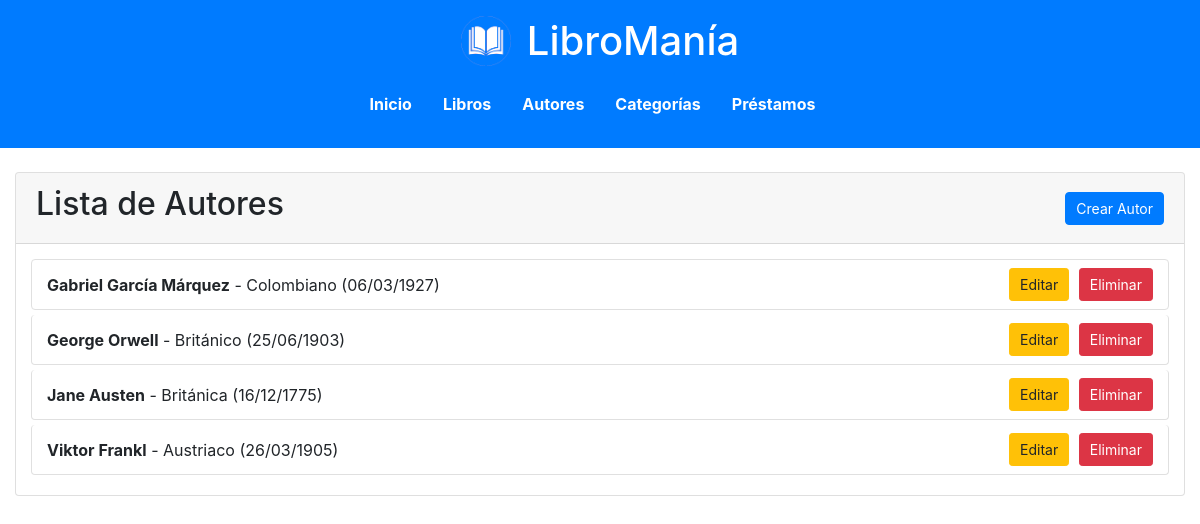
The app's page /lista_autores/ with its own data.
### biblioteca/models.py (models this page shows, shortened)
class Autor(models.Model):
    nombre = models.CharField(max_length=100)  # Nombre del autor
    nacionalidad = models.CharField(max_length=100)  # Nacionalidad del autor
    fecha_nacimiento = models.DateField()  # Fecha de nacimiento

### biblioteca/views.py (the view)
# urls.py: path('lista_autores/', views.lista_autores, name='lista_autores'),  # Muestra la lista de autores
def lista_autores(request):
    autores = Autor.objects.all()
    return render(request, 'biblioteca/lista_autores.html', {'autores': autores})

### templates/biblioteca/lista_autores.html (shortened to what this page needs)
{% extends 'biblioteca/base.html' %}
{% block content %}
<div class="card mt-4">
    <div class="card-header d-flex justify-content-between align-items-center">
        <h2>Lista de Autores</h2>
        <a href="{% url 'crear_autor' %}" class="btn btn-primary">Crear Autor</a>
    </div>
    <div class="card-body">
        {% if autores %}
            <ul class="list-group">
            {% for autor in autores %}
                <li class="list-group-item d-flex justify-content-between align-items-center">
                    <div>
                        <strong>{{ autor.nombre }}</strong> - {{ autor.nacionalidad }} ({{ autor.fecha_nacimiento|date:"d/m/Y" }})
                    </div>
                    <div>
                        <a href="{% url 'editar_autor' autor.id %}" class="btn btn-sm btn-warning">Editar</a>
                        <a href="{% url 'eliminar_autor' autor.id %}" class="btn btn-sm btn-danger">Eliminar</a>
                    </div>
                </li>
            {% endfor %}
            </ul>
        {% else %}
            <p class="text-dark">No hay autores disponibles.</p>
        {% endif %}
    </div>
</div>
{% endblock %}

### static/styles.css (style rules this page uses)
.list-group-item { padding: 8px 15px; margin-bottom: 5px; border-radius: 4px; border: 1px solid #e0e0e0; display: flex; justify-content: space-between; align-items: center; gap: 10px; }
.btn { padding: 5px 10px; font-size: 14px; margin-left: 5px; }
.card-body { padding: 15px; }

### records on screen
Autor: nombre "Gabriel García Márquez", nacionalidad "Colombiano", fecha_nacimiento "06/03/1927"
Autor: nombre "George Orwell", nacionalidad "Británico", fecha_nacimiento "25/06/1903"
Autor: nombre "Jane Austen", nacionalidad "Británica", fecha_nacimiento "16/12/1775"
Autor: nombre "Viktor Frankl", nacionalidad "Austriaco", fecha_nacimiento "26/03/1905"
